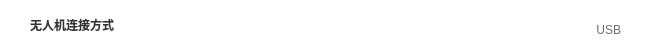
        <widget class="QWidget" name="w_data_4" native="true">
         <property name="geometry">
          <rect>
           <x>0</x>
           <y>-1</y>
           <width>661</width>
           <height>56</height>
          </rect>
         </property>
         <property name="styleSheet">
          <string notr="true">background-color: rgb(255, 255, 255);</string>
         </property>
         <widget class="clickedWidget" name="data_conn_log_15" native="true">
          <property name="geometry">
           <rect>
            <x>0</x>
            <y>0</y>
            <width>661</width>
            <height>56</height>
           </rect>
          </property>
          <widget class="QLabel" name="label_146">
           <property name="geometry">
            <rect>
             <x>30</x>
             <y>10</y>
             <width>201</width>
             <height>31</height>
            </rect>
           </property>
           <property name="styleSheet">
            <string notr="true">outline:0px;
font: 13pt &quot;思源黑体&quot;;
color:rgb(51, 51, 51);
border-width:0;
background: transparent;
border-style:outset;</string>
           </property>
           <property name="text">
            <string>&lt;html&gt;&lt;head/&gt;&lt;body&gt;&lt;p&gt;&lt;span style=&quot; font-weight:600;&quot;&gt;无人机连接方式&lt;/span&gt;&lt;/p&gt;&lt;/body&gt;&lt;/html&gt;</string>
           </property>
           <property name="textFormat">
            <enum>Qt::RichText</enum>
           </property>
          </widget>
          <widget class="QLabel" name="show_con_way">
           <property name="geometry">
            <rect>
             <x>550</x>
             <y>20</y>
             <width>71</width>
             <height>21</height>
            </rect>
           </property>
           <property name="sizePolicy">
            <sizepolicy hsizetype="Expanding" vsizetype="Fixed">
             <horstretch>0</horstretch>
             <verstretch>0</verstretch>
            </sizepolicy>
           </property>
           <property name="layoutDirection">
            <enum>Qt::LeftToRight</enum>
           </property>
           <property name="autoFillBackground">
            <bool>false</bool>
           </property>
           <property name="styleSheet">
            <string notr="true">outline:0px;
font: 10pt &quot;思源黑体&quot; Bold;
color: rgb(109, 109, 109);
border-width:0;
background: transparent;
border-style:outset;</string>
           </property>
           <property name="text">
            <string>&lt;html&gt;&lt;head/&gt;&lt;body&gt;&lt;p align=&quot;right&quot;&gt;USB&lt;/p&gt;&lt;/body&gt;&lt;/html&gt;</string>
           </property>
           <property name="textFormat">
            <enum>Qt::RichText</enum>
           </property>
           <property name="alignment">
            <set>Qt::AlignRight|Qt::AlignTrailing|Qt::AlignVCenter</set>
           </property>
          </widget>
          <widget class="QLabel" name="label_147">
           <property name="geometry">
            <rect>
             <x>630</x>
             <y>16</y>
             <width>12</width>
             <height>21</height>
            </rect>
           </property>
           <property name="styleSheet">
            <string notr="true">border-image: url(:/images/resources/images/ui/SHGCSetUp/dayuhao.png);</string>
           </property>
           <property name="text">
            <string/>
           </property>
           <property name="textFormat">
            <enum>Qt::RichText</enum>
           </property>
          </widget>
         </widget>
        </widget>
